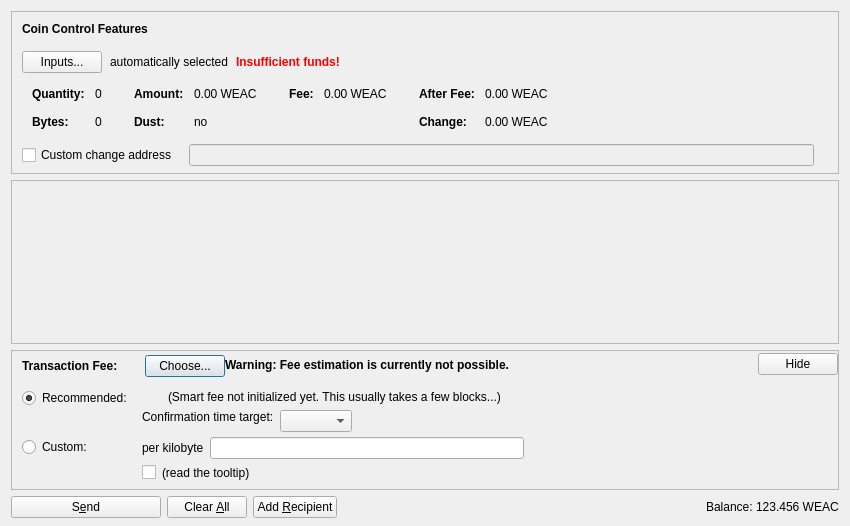
<?xml version="1.0" encoding="UTF-8"?>
<ui version="4.0">
 <class>SendCoinsDialog</class>
 <widget class="QDialog" name="SendCoinsDialog">
  <property name="geometry">
   <rect>
    <x>0</x>
    <y>0</y>
    <width>850</width>
    <height>526</height>
   </rect>
  </property>
  <property name="windowTitle">
   <string>Send Coins</string>
  </property>
  <layout class="QVBoxLayout" name="verticalLayout" stretch="0,1,0,0">
   <property name="bottomMargin">
    <number>8</number>
   </property>
   <item>
    <widget class="QFrame" name="frameCoinControl">
     <property name="sizePolicy">
      <sizepolicy hsizetype="Expanding" vsizetype="Expanding">
       <horstretch>0</horstretch>
       <verstretch>0</verstretch>
      </sizepolicy>
     </property>
     <property name="maximumSize">
      <size>
       <width>16777215</width>
       <height>16777215</height>
      </size>
     </property>
     <property name="frameShape">
      <enum>QFrame::StyledPanel</enum>
     </property>
     <property name="frameShadow">
      <enum>QFrame::Sunken</enum>
     </property>
     <layout class="QVBoxLayout" name="verticalLayoutCoinControl2">
      <property name="spacing">
       <number>0</number>
      </property>
      <property name="leftMargin">
       <number>0</number>
      </property>
      <property name="topMargin">
       <number>0</number>
      </property>
      <property name="rightMargin">
       <number>0</number>
      </property>
      <property name="bottomMargin">
       <number>6</number>
      </property>
      <item>
       <layout class="QVBoxLayout" name="verticalLayoutCoinControl" stretch="0,0,0,0,1">
        <property name="spacing">
         <number>0</number>
        </property>
        <property name="leftMargin">
         <number>10</number>
        </property>
        <property name="topMargin">
         <number>10</number>
        </property>
        <item>
         <layout class="QHBoxLayout" name="horizontalLayoutCoinControl1">
          <property name="bottomMargin">
           <number>15</number>
          </property>
          <item>
           <widget class="QLabel" name="labelCoinControlFeatures">
            <property name="sizePolicy">
             <sizepolicy hsizetype="Preferred" vsizetype="Maximum">
              <horstretch>0</horstretch>
              <verstretch>0</verstretch>
             </sizepolicy>
            </property>
            <property name="font">
             <font>
              <weight>75</weight>
              <bold>true</bold>
             </font>
            </property>
            <property name="styleSheet">
             <string notr="true">font-weight:bold;</string>
            </property>
            <property name="text">
             <string>Coin Control Features</string>
            </property>
           </widget>
          </item>
         </layout>
        </item>
        <item>
         <layout class="QHBoxLayout" name="horizontalLayoutCoinControl2" stretch="0,0,0,0">
          <property name="spacing">
           <number>8</number>
          </property>
          <property name="bottomMargin">
           <number>10</number>
          </property>
          <item>
           <widget class="QPushButton" name="pushButtonCoinControl">
            <property name="styleSheet">
             <string notr="true"/>
            </property>
            <property name="text">
             <string>Inputs...</string>
            </property>
            <property name="autoDefault">
             <bool>false</bool>
            </property>
           </widget>
          </item>
          <item>
           <widget class="QLabel" name="labelCoinControlAutomaticallySelected">
            <property name="text">
             <string>automatically selected</string>
            </property>
            <property name="margin">
             <number>5</number>
            </property>
           </widget>
          </item>
          <item>
           <widget class="QLabel" name="labelCoinControlInsuffFunds">
            <property name="font">
             <font>
              <weight>75</weight>
              <bold>true</bold>
             </font>
            </property>
            <property name="styleSheet">
             <string notr="true">color:red;font-weight:bold;</string>
            </property>
            <property name="text">
             <string>Insufficient funds!</string>
            </property>
            <property name="margin">
             <number>5</number>
            </property>
           </widget>
          </item>
          <item>
           <spacer name="horizontalSpacerCoinControl">
            <property name="orientation">
             <enum>Qt::Horizontal</enum>
            </property>
            <property name="sizeHint" stdset="0">
             <size>
              <width>40</width>
              <height>1</height>
             </size>
            </property>
           </spacer>
          </item>
         </layout>
        </item>
        <item>
         <widget class="QWidget" name="widgetCoinControl" native="true">
          <property name="sizePolicy">
           <sizepolicy hsizetype="Preferred" vsizetype="Preferred">
            <horstretch>0</horstretch>
            <verstretch>0</verstretch>
           </sizepolicy>
          </property>
          <property name="minimumSize">
           <size>
            <width>0</width>
            <height>0</height>
           </size>
          </property>
          <property name="styleSheet">
           <string notr="true"/>
          </property>
          <layout class="QHBoxLayout" name="horizontalLayoutCoinControl5">
           <property name="leftMargin">
            <number>0</number>
           </property>
           <property name="topMargin">
            <number>0</number>
           </property>
           <property name="rightMargin">
            <number>0</number>
           </property>
           <property name="bottomMargin">
            <number>0</number>
           </property>
           <item>
            <layout class="QHBoxLayout" name="horizontalLayoutCoinControl3" stretch="0,0,0,1">
             <property name="spacing">
              <number>20</number>
             </property>
             <property name="topMargin">
              <number>0</number>
             </property>
             <property name="bottomMargin">
              <number>10</number>
             </property>
             <item>
              <layout class="QFormLayout" name="formLayoutCoinControl1">
               <property name="horizontalSpacing">
                <number>10</number>
               </property>
               <property name="verticalSpacing">
                <number>14</number>
               </property>
               <property name="leftMargin">
                <number>10</number>
               </property>
               <property name="topMargin">
                <number>4</number>
               </property>
               <property name="rightMargin">
                <number>6</number>
               </property>
               <item row="0" column="0">
                <widget class="QLabel" name="labelCoinControlQuantityText">
                 <property name="font">
                  <font>
                   <weight>75</weight>
                   <bold>true</bold>
                  </font>
                 </property>
                 <property name="text">
                  <string>Quantity:</string>
                 </property>
                 <property name="margin">
                  <number>0</number>
                 </property>
                </widget>
               </item>
               <item row="0" column="1">
                <widget class="QLabel" name="labelCoinControlQuantity">
                 <property name="cursor">
                  <cursorShape>IBeamCursor</cursorShape>
                 </property>
                 <property name="contextMenuPolicy">
                  <enum>Qt::ActionsContextMenu</enum>
                 </property>
                 <property name="text">
                  <string notr="true">0</string>
                 </property>
                 <property name="margin">
                  <number>0</number>
                 </property>
                 <property name="textInteractionFlags">
                  <set>Qt::LinksAccessibleByMouse|Qt::TextSelectableByKeyboard|Qt::TextSelectableByMouse</set>
                 </property>
                </widget>
               </item>
               <item row="1" column="0">
                <widget class="QLabel" name="labelCoinControlBytesText">
                 <property name="font">
                  <font>
                   <weight>75</weight>
                   <bold>true</bold>
                  </font>
                 </property>
                 <property name="text">
                  <string>Bytes:</string>
                 </property>
                </widget>
               </item>
               <item row="1" column="1">
                <widget class="QLabel" name="labelCoinControlBytes">
                 <property name="cursor">
                  <cursorShape>IBeamCursor</cursorShape>
                 </property>
                 <property name="contextMenuPolicy">
                  <enum>Qt::ActionsContextMenu</enum>
                 </property>
                 <property name="text">
                  <string notr="true">0</string>
                 </property>
                 <property name="textInteractionFlags">
                  <set>Qt::LinksAccessibleByMouse|Qt::TextSelectableByKeyboard|Qt::TextSelectableByMouse</set>
                 </property>
                </widget>
               </item>
              </layout>
             </item>
             <item>
              <layout class="QFormLayout" name="formLayoutCoinControl2">
               <property name="horizontalSpacing">
                <number>10</number>
               </property>
               <property name="verticalSpacing">
                <number>14</number>
               </property>
               <property name="leftMargin">
                <number>6</number>
               </property>
               <property name="topMargin">
                <number>4</number>
               </property>
               <property name="rightMargin">
                <number>6</number>
               </property>
               <item row="0" column="0">
                <widget class="QLabel" name="labelCoinControlAmountText">
                 <property name="font">
                  <font>
                   <weight>75</weight>
                   <bold>true</bold>
                  </font>
                 </property>
                 <property name="text">
                  <string>Amount:</string>
                 </property>
                 <property name="margin">
                  <number>0</number>
                 </property>
                </widget>
               </item>
               <item row="0" column="1">
                <widget class="QLabel" name="labelCoinControlAmount">
                 <property name="cursor">
                  <cursorShape>IBeamCursor</cursorShape>
                 </property>
                 <property name="contextMenuPolicy">
                  <enum>Qt::ActionsContextMenu</enum>
                 </property>
                 <property name="text">
                  <string notr="true">0.00 WEAC</string>
                 </property>
                 <property name="textInteractionFlags">
                  <set>Qt::LinksAccessibleByMouse|Qt::TextSelectableByKeyboard|Qt::TextSelectableByMouse</set>
                 </property>
                </widget>
               </item>
               <item row="1" column="0">
                <widget class="QLabel" name="labelCoinControlLowOutputText">
                 <property name="font">
                  <font>
                   <weight>75</weight>
                   <bold>true</bold>
                  </font>
                 </property>
                 <property name="text">
                  <string>Dust:</string>
                 </property>
                </widget>
               </item>
               <item row="1" column="1">
                <widget class="QLabel" name="labelCoinControlLowOutput">
                 <property name="cursor">
                  <cursorShape>IBeamCursor</cursorShape>
                 </property>
                 <property name="contextMenuPolicy">
                  <enum>Qt::ActionsContextMenu</enum>
                 </property>
                 <property name="text">
                  <string notr="true">no</string>
                 </property>
                 <property name="textInteractionFlags">
                  <set>Qt::LinksAccessibleByMouse|Qt::TextSelectableByKeyboard|Qt::TextSelectableByMouse</set>
                 </property>
                </widget>
               </item>
              </layout>
             </item>
             <item>
              <layout class="QFormLayout" name="formLayoutCoinControl3">
               <property name="horizontalSpacing">
                <number>10</number>
               </property>
               <property name="verticalSpacing">
                <number>14</number>
               </property>
               <property name="leftMargin">
                <number>6</number>
               </property>
               <property name="topMargin">
                <number>4</number>
               </property>
               <property name="rightMargin">
                <number>6</number>
               </property>
               <item row="0" column="0">
                <widget class="QLabel" name="labelCoinControlFeeText">
                 <property name="font">
                  <font>
                   <weight>75</weight>
                   <bold>true</bold>
                  </font>
                 </property>
                 <property name="text">
                  <string>Fee:</string>
                 </property>
                 <property name="margin">
                  <number>0</number>
                 </property>
                </widget>
               </item>
               <item row="0" column="1">
                <widget class="QLabel" name="labelCoinControlFee">
                 <property name="cursor">
                  <cursorShape>IBeamCursor</cursorShape>
                 </property>
                 <property name="contextMenuPolicy">
                  <enum>Qt::ActionsContextMenu</enum>
                 </property>
                 <property name="text">
                  <string notr="true">0.00 WEAC</string>
                 </property>
                 <property name="textInteractionFlags">
                  <set>Qt::LinksAccessibleByMouse|Qt::TextSelectableByKeyboard|Qt::TextSelectableByMouse</set>
                 </property>
                </widget>
               </item>
              </layout>
             </item>
             <item>
              <layout class="QFormLayout" name="formLayoutCoinControl4">
               <property name="horizontalSpacing">
                <number>10</number>
               </property>
               <property name="verticalSpacing">
                <number>14</number>
               </property>
               <property name="leftMargin">
                <number>6</number>
               </property>
               <property name="topMargin">
                <number>4</number>
               </property>
               <property name="rightMargin">
                <number>6</number>
               </property>
               <item row="0" column="0">
                <widget class="QLabel" name="labelCoinControlAfterFeeText">
                 <property name="font">
                  <font>
                   <weight>75</weight>
                   <bold>true</bold>
                  </font>
                 </property>
                 <property name="text">
                  <string>After Fee:</string>
                 </property>
                 <property name="margin">
                  <number>0</number>
                 </property>
                </widget>
               </item>
               <item row="0" column="1">
                <widget class="QLabel" name="labelCoinControlAfterFee">
                 <property name="cursor">
                  <cursorShape>IBeamCursor</cursorShape>
                 </property>
                 <property name="contextMenuPolicy">
                  <enum>Qt::ActionsContextMenu</enum>
                 </property>
                 <property name="text">
                  <string notr="true">0.00 WEAC</string>
                 </property>
                 <property name="textInteractionFlags">
                  <set>Qt::LinksAccessibleByMouse|Qt::TextSelectableByKeyboard|Qt::TextSelectableByMouse</set>
                 </property>
                </widget>
               </item>
               <item row="1" column="0">
                <widget class="QLabel" name="labelCoinControlChangeText">
                 <property name="font">
                  <font>
                   <weight>75</weight>
                   <bold>true</bold>
                  </font>
                 </property>
                 <property name="text">
                  <string>Change:</string>
                 </property>
                </widget>
               </item>
               <item row="1" column="1">
                <widget class="QLabel" name="labelCoinControlChange">
                 <property name="cursor">
                  <cursorShape>IBeamCursor</cursorShape>
                 </property>
                 <property name="contextMenuPolicy">
                  <enum>Qt::ActionsContextMenu</enum>
                 </property>
                 <property name="text">
                  <string notr="true">0.00 WEAC</string>
                 </property>
                 <property name="textInteractionFlags">
                  <set>Qt::LinksAccessibleByMouse|Qt::TextSelectableByKeyboard|Qt::TextSelectableByMouse</set>
                 </property>
                </widget>
               </item>
              </layout>
             </item>
            </layout>
           </item>
          </layout>
         </widget>
        </item>
        <item>
         <layout class="QHBoxLayout" name="horizontalLayoutCoinControl4" stretch="0,0,0">
          <property name="spacing">
           <number>12</number>
          </property>
          <property name="sizeConstraint">
           <enum>QLayout::SetDefaultConstraint</enum>
          </property>
          <property name="topMargin">
           <number>5</number>
          </property>
          <property name="rightMargin">
           <number>5</number>
          </property>
          <item>
           <widget class="QCheckBox" name="checkBoxCoinControlChange">
            <property name="toolTip">
             <string>If this is activated, but the change address is empty or invalid, change will be sent to a newly generated address.</string>
            </property>
            <property name="text">
             <string>Custom change address</string>
            </property>
           </widget>
          </item>
          <item>
           <widget class="QValidatedLineEdit" name="lineEditCoinControlChange">
            <property name="enabled">
             <bool>false</bool>
            </property>
            <property name="sizePolicy">
             <sizepolicy hsizetype="Expanding" vsizetype="Fixed">
              <horstretch>0</horstretch>
              <verstretch>0</verstretch>
             </sizepolicy>
            </property>
           </widget>
          </item>
          <item>
           <widget class="QLabel" name="labelCoinControlChangeLabel">
            <property name="sizePolicy">
             <sizepolicy hsizetype="Preferred" vsizetype="Expanding">
              <horstretch>0</horstretch>
              <verstretch>0</verstretch>
             </sizepolicy>
            </property>
            <property name="minimumSize">
             <size>
              <width>0</width>
              <height>0</height>
             </size>
            </property>
            <property name="text">
             <string/>
            </property>
            <property name="margin">
             <number>3</number>
            </property>
           </widget>
          </item>
         </layout>
        </item>
        <item>
         <spacer name="verticalSpacerCoinControl">
          <property name="orientation">
           <enum>Qt::Vertical</enum>
          </property>
          <property name="sizeHint" stdset="0">
           <size>
            <width>800</width>
            <height>1</height>
           </size>
          </property>
         </spacer>
        </item>
       </layout>
      </item>
     </layout>
    </widget>
   </item>
   <item>
    <widget class="QScrollArea" name="scrollArea">
     <property name="widgetResizable">
      <bool>true</bool>
     </property>
     <widget class="QWidget" name="scrollAreaWidgetContents">
      <property name="geometry">
       <rect>
        <x>0</x>
        <y>0</y>
        <width>830</width>
        <height>104</height>
       </rect>
      </property>
      <layout class="QVBoxLayout" name="verticalLayout_2" stretch="0,1">
       <property name="leftMargin">
        <number>0</number>
       </property>
       <property name="topMargin">
        <number>0</number>
       </property>
       <property name="rightMargin">
        <number>0</number>
       </property>
       <property name="bottomMargin">
        <number>0</number>
       </property>
       <item>
        <layout class="QVBoxLayout" name="entries">
         <property name="spacing">
          <number>6</number>
         </property>
        </layout>
       </item>
       <item>
        <spacer name="verticalSpacer">
         <property name="orientation">
          <enum>Qt::Vertical</enum>
         </property>
         <property name="sizeHint" stdset="0">
          <size>
           <width>20</width>
           <height>40</height>
          </size>
         </property>
        </spacer>
       </item>
      </layout>
     </widget>
    </widget>
   </item>
   <item>
    <widget class="QFrame" name="frameFee">
     <property name="sizePolicy">
      <sizepolicy hsizetype="Expanding" vsizetype="Expanding">
       <horstretch>0</horstretch>
       <verstretch>0</verstretch>
      </sizepolicy>
     </property>
     <property name="maximumSize">
      <size>
       <width>16777215</width>
       <height>16777215</height>
      </size>
     </property>
     <property name="frameShape">
      <enum>QFrame::StyledPanel</enum>
     </property>
     <property name="frameShadow">
      <enum>QFrame::Sunken</enum>
     </property>
     <layout class="QVBoxLayout" name="verticalLayoutFee1">
      <property name="spacing">
       <number>0</number>
      </property>
      <property name="leftMargin">
       <number>0</number>
      </property>
      <property name="topMargin">
       <number>0</number>
      </property>
      <property name="rightMargin">
       <number>0</number>
      </property>
      <property name="bottomMargin">
       <number>0</number>
      </property>
      <item>
       <layout class="QVBoxLayout" name="verticalLayoutFee2" stretch="0,0,0">
        <property name="spacing">
         <number>0</number>
        </property>
        <property name="leftMargin">
         <number>10</number>
        </property>
        <property name="topMargin">
         <number>0</number>
        </property>
        <item>
         <layout class="QHBoxLayout" name="horizontalLayoutFee1">
          <property name="bottomMargin">
           <number>0</number>
          </property>
          <item>
           <layout class="QVBoxLayout" name="verticalLayoutFee7">
            <property name="spacing">
             <number>0</number>
            </property>
            <item>
             <spacer name="verticalSpacerSmartFee">
              <property name="orientation">
               <enum>Qt::Vertical</enum>
              </property>
              <property name="sizeType">
               <enum>QSizePolicy::Fixed</enum>
              </property>
              <property name="sizeHint" stdset="0">
               <size>
                <width>1</width>
                <height>4</height>
               </size>
              </property>
             </spacer>
            </item>
            <item>
             <layout class="QHBoxLayout" name="horizontalLayoutSmartFee">
              <property name="spacing">
               <number>10</number>
              </property>
              <item>
               <widget class="QLabel" name="labelFeeHeadline">
                <property name="sizePolicy">
                 <sizepolicy hsizetype="Preferred" vsizetype="Maximum">
                  <horstretch>0</horstretch>
                  <verstretch>0</verstretch>
                 </sizepolicy>
                </property>
                <property name="font">
                 <font>
                  <weight>75</weight>
                  <bold>true</bold>
                 </font>
                </property>
                <property name="styleSheet">
                 <string notr="true">font-weight:bold;</string>
                </property>
                <property name="text">
                 <string>Transaction Fee:</string>
                </property>
               </widget>
              </item>
              <item>
               <widget class="QLabel" name="labelFeeMinimized">
                <property name="text">
                 <string/>
                </property>
               </widget>
              </item>
              <item>
               <widget class="QPushButton" name="buttonChooseFee">
                <property name="text">
                 <string>Choose...</string>
                </property>
               </widget>
              </item>
             </layout>
            </item>
            <item>
             <spacer name="verticalSpacer_5">
              <property name="orientation">
               <enum>Qt::Vertical</enum>
              </property>
              <property name="sizeHint" stdset="0">
               <size>
                <width>1</width>
                <height>1</height>
               </size>
              </property>
             </spacer>
            </item>
           </layout>
          </item>
          <item>
           <widget class="QLabel" name="fallbackFeeWarningLabel">
            <property name="toolTip">
             <string>Using the fallbackfee can result in sending a transaction that will take several hours or days (or never) to confirm. Consider choosing your fee manually or wait until you have validated the complete chain.</string>
            </property>
            <property name="font">
            <font>
                <weight>75</weight>
                <bold>true</bold>
            </font>
            </property>
            <property name="text">
             <string>Warning: Fee estimation is currently not possible.</string>
            </property>
            <property name="wordWrap">
             <bool>false</bool>
            </property>
           </widget>
          </item>
          <item>
           <spacer name="horizontalSpacer_4">
            <property name="orientation">
             <enum>Qt::Horizontal</enum>
            </property>
            <property name="sizeType">
             <enum>QSizePolicy::MinimumExpanding</enum>
            </property>
            <property name="sizeHint" stdset="0">
             <size>
              <width>40</width>
              <height>20</height>
             </size>
            </property>
           </spacer>
          </item>
          <item>
           <widget class="QPushButton" name="buttonMinimizeFee">
            <property name="toolTip">
             <string>collapse fee-settings</string>
            </property>
            <property name="text">
             <string>Hide</string>
            </property>
           </widget>
          </item>
         </layout>
        </item>
        <item>
         <widget class="QFrame" name="frameFeeSelection">
          <layout class="QVBoxLayout" name="verticalLayoutFee12">
           <property name="spacing">
            <number>0</number>
           </property>
           <property name="leftMargin">
            <number>0</number>
           </property>
           <property name="topMargin">
            <number>0</number>
           </property>
           <property name="rightMargin">
            <number>0</number>
           </property>
           <property name="bottomMargin">
            <number>0</number>
           </property>
           <item>
            <layout class="QGridLayout" name="gridLayoutFee">
             <property name="topMargin">
              <number>10</number>
             </property>
             <property name="bottomMargin">
              <number>4</number>
             </property>
             <property name="horizontalSpacing">
              <number>10</number>
             </property>
             <property name="verticalSpacing">
              <number>4</number>
             </property>
             <item row="1" column="1">
              <layout class="QVBoxLayout" name="verticalLayoutFee8">
               <property name="spacing">
                <number>6</number>
               </property>
               <item>
                <layout class="QHBoxLayout" name="horizontalLayoutFee13">
                 <item>
                  <widget class="QLabel" name="labelCustomPerKilobyte">
                   <property name="toolTip">
                    <string>If the custom fee is set to 1000 satoshis and the transaction is only 250 bytes, then &quot;per kilobyte&quot; only pays 250 satoshis in fee, while &quot;total at least&quot; pays 1000 satoshis. For transactions bigger than a kilobyte both pay by kilobyte.</string>
                   </property>
                   <property name="text">
                    <string>per kilobyte</string>
                   </property>
                  </widget>
                 </item>
                 <item>
                  <widget class="BitcoinAmountField" name="customFee"/>
                 </item>
                 <item>
                  <spacer name="horizontalSpacer_6">
                   <property name="orientation">
                    <enum>Qt::Horizontal</enum>
                   </property>
                   <property name="sizeHint" stdset="0">
                    <size>
                     <width>1</width>
                     <height>1</height>
                    </size>
                   </property>
                  </spacer>
                 </item>
                </layout>
               </item>
               <item>
                <layout class="QHBoxLayout" name="horizontalLayoutFee8">
                 <item>
                  <widget class="QCheckBox" name="checkBoxMinimumFee">
                   <property name="toolTip">
                    <string>Paying only the minimum fee is just fine as long as there is less transaction volume than space in the blocks. But be aware that this can end up in a never confirming transaction once there is more demand for weacoin transactions than the network can process.</string>
                   </property>
                   <property name="text">
                    <string/>
                   </property>
                  </widget>
                 </item>
                 <item>
                  <widget class="QLabel" name="labelMinFeeWarning">
                   <property name="enabled">
                    <bool>true</bool>
                   </property>
                   <property name="toolTip">
                    <string>Paying only the minimum fee is just fine as long as there is less transaction volume than space in the blocks. But be aware that this can end up in a never confirming transaction once there is more demand for weacoin transactions than the network can process.</string>
                   </property>
                   <property name="text">
                    <string>(read the tooltip)</string>
                   </property>
                   <property name="margin">
                    <number>5</number>
                   </property>
                  </widget>
                 </item>
                 <item>
                  <spacer name="horizontalSpacer_2">
                   <property name="orientation">
                    <enum>Qt::Horizontal</enum>
                   </property>
                   <property name="sizeHint" stdset="0">
                    <size>
                     <width>1</width>
                     <height>1</height>
                    </size>
                   </property>
                  </spacer>
                 </item>
                </layout>
               </item>
              </layout>
             </item>
             <item row="0" column="0">
              <layout class="QVBoxLayout" name="verticalLayoutFee4" stretch="0,1">
               <item>
                <widget class="QRadioButton" name="radioSmartFee">
                 <property name="text">
                  <string>Recommended:</string>
                 </property>
                 <property name="checked">
                  <bool>true</bool>
                 </property>
                 <attribute name="buttonGroup">
                  <string notr="true">groupFee</string>
                 </attribute>
                </widget>
               </item>
               <item>
                <spacer name="verticalSpacer_2">
                 <property name="orientation">
                  <enum>Qt::Vertical</enum>
                 </property>
                 <property name="sizeHint" stdset="0">
                  <size>
                   <width>1</width>
                   <height>1</height>
                  </size>
                 </property>
                </spacer>
               </item>
              </layout>
             </item>
             <item row="1" column="0">
              <layout class="QVBoxLayout" name="verticalLayoutFee9" stretch="0,1">
               <item>
                <widget class="QRadioButton" name="radioCustomFee">
                 <property name="text">
                  <string>Custom:</string>
                 </property>
                 <attribute name="buttonGroup">
                  <string notr="true">groupFee</string>
                 </attribute>
                </widget>
               </item>
               <item>
                <spacer name="verticalSpacer_6">
                 <property name="orientation">
                  <enum>Qt::Vertical</enum>
                 </property>
                 <property name="sizeHint" stdset="0">
                  <size>
                   <width>1</width>
                   <height>1</height>
                  </size>
                 </property>
                </spacer>
               </item>
              </layout>
             </item>
             <item row="0" column="1">
              <layout class="QVBoxLayout" name="verticalLayoutFee3" stretch="0,0,1">
               <property name="spacing">
                <number>6</number>
               </property>
               <property name="topMargin">
                <number>2</number>
               </property>
               <item>
                <layout class="QHBoxLayout" name="horizontalLayoutFee12">
                 <item>
                  <widget class="QLabel" name="labelSmartFee">
                   <property name="text">
                    <string/>
                   </property>
                   <property name="margin">
                    <number>2</number>
                   </property>
                  </widget>
                 </item>
                 <item>
                  <widget class="QLabel" name="labelFeeEstimation">
                   <property name="text">
                    <string/>
                   </property>
                  </widget>
                 </item>
                 <item>
                  <widget class="QLabel" name="labelSmartFee2">
                   <property name="text">
                    <string>(Smart fee not initialized yet. This usually takes a few blocks...)</string>
                   </property>
                   <property name="margin">
                    <number>2</number>
                   </property>
                  </widget>
                 </item>
                 <item>
                  <spacer name="horizontalSpacer_5">
                   <property name="orientation">
                    <enum>Qt::Horizontal</enum>
                   </property>
                   <property name="sizeHint" stdset="0">
                    <size>
                     <width>1</width>
                     <height>1</height>
                    </size>
                   </property>
                  </spacer>
                 </item>
                </layout>
               </item>
               <item>
                <layout class="QHBoxLayout" name="horizontalLayoutFee9">
                 <item>
                  <layout class="QVBoxLayout" name="verticalLayoutFee6">
                   <item>
                    <widget class="QLabel" name="labelSmartFee3">
                     <property name="text">
                      <string>Confirmation time target:</string>
                     </property>
                     <property name="margin">
                      <number>2</number>
                     </property>
                    </widget>
                   </item>
                   <item>
                    <spacer name="verticalSpacer_3">
                     <property name="orientation">
                      <enum>Qt::Vertical</enum>
                     </property>
                     <property name="sizeHint" stdset="0">
                      <size>
                       <width>1</width>
                       <height>1</height>
                      </size>
                     </property>
                    </spacer>
                   </item>
                  </layout>
                 </item>
                 <item>
                  <layout class="QVBoxLayout" name="verticalLayoutFee5">
                   <property name="rightMargin">
                    <number>30</number>
                   </property>
                   <item>
                    <layout class="QHBoxLayout" name="horizontalLayoutConfTarget">
                     <property name="bottomMargin">
                      <number>0</number>
                     </property>
                     <item>
                      <widget class="QComboBox" name="confTargetSelector"/>
                     </item>
                     <item>
                      <spacer name="horizontalSpacerConfTarget">
                       <property name="orientation">
                        <enum>Qt::Horizontal</enum>
                       </property>
                       <property name="sizeHint" stdset="0">
                        <size>
                         <width>40</width>
                         <height>20</height>
                        </size>
                       </property>
                      </spacer>
                     </item>
                    </layout>
                   </item>
                  </layout>
                 </item>
                </layout>
               </item>
               <item>
                <spacer name="verticalSpacer_4">
                 <property name="orientation">
                  <enum>Qt::Vertical</enum>
                 </property>
                 <property name="sizeHint" stdset="0">
                  <size>
                   <width>1</width>
                   <height>1</height>
                  </size>
                 </property>
                </spacer>
               </item>
              </layout>
             </item>
            </layout>
           </item>
          </layout>
         </widget>
        </item>
        <item>
         <spacer name="verticalSpacerFee">
          <property name="orientation">
           <enum>Qt::Vertical</enum>
          </property>
          <property name="sizeHint" stdset="0">
           <size>
            <width>40</width>
            <height>5</height>
           </size>
          </property>
         </spacer>
        </item>
       </layout>
      </item>
     </layout>
    </widget>
   </item>
   <item>
    <layout class="QHBoxLayout" name="horizontalLayout">
     <item>
      <widget class="QPushButton" name="sendButton">
       <property name="minimumSize">
        <size>
         <width>150</width>
         <height>0</height>
        </size>
       </property>
       <property name="toolTip">
        <string>Confirm the send action</string>
       </property>
       <property name="text">
        <string>S&amp;end</string>
       </property>
       <property name="icon">
        <iconset resource="../bitcoin.qrc">
         <normaloff>:/icons/send</normaloff>:/icons/send</iconset>
       </property>
       <property name="autoDefault">
        <bool>false</bool>
       </property>
       <property name="default">
        <bool>false</bool>
       </property>
      </widget>
     </item>
     <item>
      <widget class="QPushButton" name="clearButton">
       <property name="sizePolicy">
        <sizepolicy hsizetype="Minimum" vsizetype="Fixed">
         <horstretch>0</horstretch>
         <verstretch>0</verstretch>
        </sizepolicy>
       </property>
       <property name="toolTip">
        <string>Clear all fields of the form.</string>
       </property>
       <property name="text">
        <string>Clear &amp;All</string>
       </property>
       <property name="icon">
        <iconset resource="../bitcoin.qrc">
         <normaloff>:/icons/remove</normaloff>:/icons/remove</iconset>
       </property>
       <property name="autoDefault">
        <bool>false</bool>
       </property>
      </widget>
     </item>
     <item>
      <widget class="QPushButton" name="addButton">
       <property name="toolTip">
        <string>Send to multiple recipients at once</string>
       </property>
       <property name="text">
        <string>Add &amp;Recipient</string>
       </property>
       <property name="icon">
        <iconset resource="../bitcoin.qrc">
         <normaloff>:/icons/add</normaloff>:/icons/add</iconset>
       </property>
       <property name="autoDefault">
        <bool>false</bool>
       </property>
      </widget>
     </item>
     <item>
      <spacer name="horizontalSpacer">
       <property name="orientation">
        <enum>Qt::Horizontal</enum>
       </property>
       <property name="sizeHint" stdset="0">
        <size>
         <width>40</width>
         <height>20</height>
        </size>
       </property>
      </spacer>
     </item>
     <item>
      <layout class="QHBoxLayout" name="horizontalLayout_2">
       <property name="spacing">
        <number>3</number>
       </property>
       <item>
        <widget class="QLabel" name="label">
         <property name="sizePolicy">
          <sizepolicy hsizetype="Preferred" vsizetype="Fixed">
           <horstretch>0</horstretch>
           <verstretch>0</verstretch>
          </sizepolicy>
         </property>
         <property name="text">
          <string>Balance:</string>
         </property>
        </widget>
       </item>
       <item>
        <widget class="QLabel" name="labelBalance">
         <property name="sizePolicy">
          <sizepolicy hsizetype="Preferred" vsizetype="Fixed">
           <horstretch>0</horstretch>
           <verstretch>0</verstretch>
          </sizepolicy>
         </property>
         <property name="cursor">
          <cursorShape>IBeamCursor</cursorShape>
         </property>
         <property name="text">
          <string notr="true">123.456 WEAC</string>
         </property>
         <property name="textInteractionFlags">
          <set>Qt::LinksAccessibleByMouse|Qt::TextSelectableByKeyboard|Qt::TextSelectableByMouse</set>
         </property>
        </widget>
       </item>
      </layout>
     </item>
    </layout>
   </item>
  </layout>
 </widget>
 <customwidgets>
  <customwidget>
   <class>QValidatedLineEdit</class>
   <extends>QLineEdit</extends>
   <header>qt/qvalidatedlineedit.h</header>
  </customwidget>
  <customwidget>
   <class>BitcoinAmountField</class>
   <extends>QLineEdit</extends>
   <header>qt/bitcoinamountfield.h</header>
   <container>1</container>
  </customwidget>
 </customwidgets>
 <resources>
  <include location="../bitcoin.qrc"/>
 </resources>
 <connections/>
 <buttongroups>
  <buttongroup name="groupFee"/>
 </buttongroups>
</ui>
